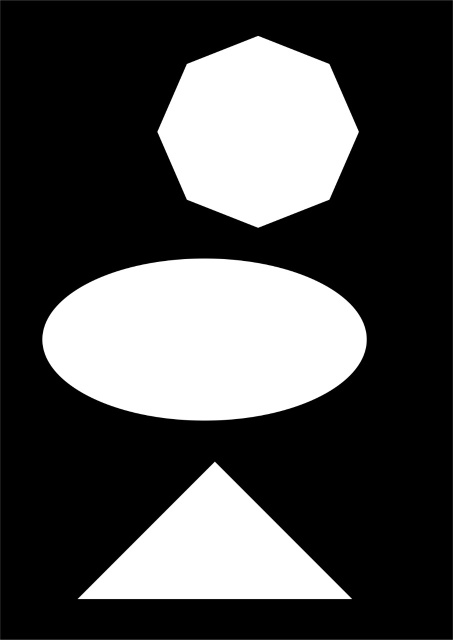
#> input picture campuran.jpeg, 905 x 1280 px, given in place of the camera (shown at 1/2 size)
$ python Shape.py
#> lines starting #> are read from the running program, lines starting #| are printed output that depends on the picture; after the words box and inside, x2 and y2 are one past the last pixel; in counts of white or black regions, pixels touching at a corner belong together; long printed decimals are rounded
#> further down, frame is the input picture: shape (1280, 905, 3); min 0, max 255, mean 77.3

import cv2
import numpy as np
#!rescale saja default 75 persen dari 640x320
def rescale_frame(frame,percent=75):
#> called with percent = 50
    width=int(frame.shape[1]* percent/100)
#> width = 452
    height=int(frame.shape[0]* percent/100)
#> height = 640
    dim = (width,height)
#> dim = (452, 640)
    return cv2.resize(frame,dim,interpolation=cv2.INTER_AREA)
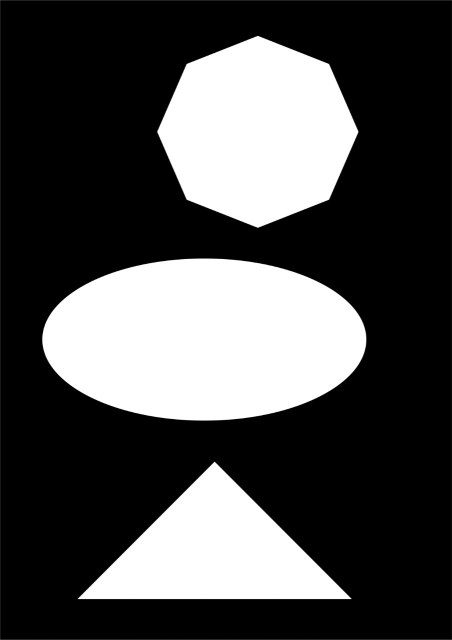
#> returned value: shape (640, 452, 3); min 0, max 255, mean 77.3
##! port webcam di sesuaikan 0 untuk internal dan lainya untuk external
cap = cv2.VideoCapture(2)
while(True):

    _, frame = cap.read()
    image = rescale_frame(frame,percent=50)
    gray = cv2.cvtColor(image, cv2.COLOR_BGR2GRAY)
    ##! nilai 50 dan 400 atur sesuai dengan pencahayaan dan benda yang mau di deteksi
    edged = cv2.Canny(gray, 50, 200)
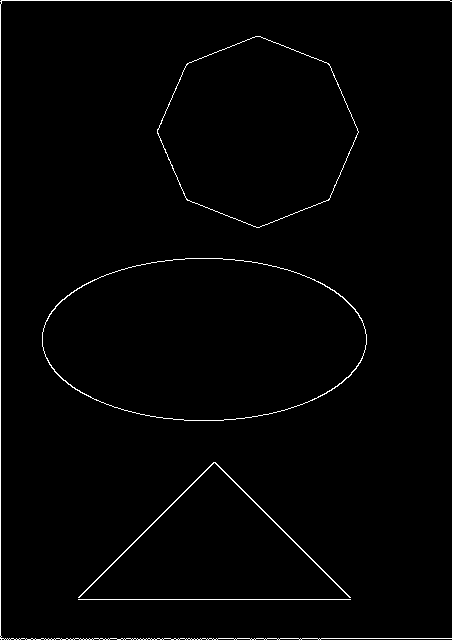
#> edged: shape (640, 452); 1.3% white in thin lines or dots
    contours, hierarchy = cv2.findContours(edged,
        cv2.RETR_EXTERNAL, cv2.CHAIN_APPROX_NONE)
#> contours = 5 contours, 2 with area under 20; largest, box (x1, y1, x2, y2) and area: (42, 258, 367, 421) 41336, (157, 36, 359, 228) 27345, (78, 462, 351, 598) 270
    jumlah = str(len(contours))
#> jumlah = '5'
    print("Number of Contours found = " + jumlah)
#| Number of Contours found = 5
    jumlah=int(jumlah)
#> jumlah = 5
   # print(jumlah)
    ##?perhitungan kontur untuk setiap benda yang terhitung
    for i in range (jumlah):
    ##! perhatikan jika nilai perimeter =0 maka akan muncul error  zero division
        area = cv2.contourArea(contours[i])
        perimeter = cv2.arcLength(contours[i],True)
        TR=(4*np.pi*area)/(perimeter**2)
####? nilai TR ukur sendiri sesuai hasil dari benda dan labeli nama dengan bentuknya masing masing
        if TR<=0.73:
            bentuk='persegi panjang'
        elif TR>0.73:
            bentuk='persegi '
        else:
            bentuk='lainnya'
        print('Nilai Thinnes Ratio : ', TR)
        print('Bentuk benda :',bentuk)
#> this loop made 5 passes
#> (area, perimeter, TR) on passes 2 to 4: (270, 767.7, 0.00576), (41335.5, 828.5, 0.757), (27345, 650.4, 0.812)
#| Nilai Thinnes Ratio :  0.0
#| Nilai Thinnes Ratio :  0.005757
#| Nilai Thinnes Ratio :  0.7568
#| Nilai Thinnes Ratio :  0.8122
#| Nilai Thinnes Ratio :  3.6714362607859766e-06

  #  cv2.imshow('Canny Edges After Contouring', edged)
    result=cv2.drawContours(image, contours, -1, (0, 255, 0), 3)
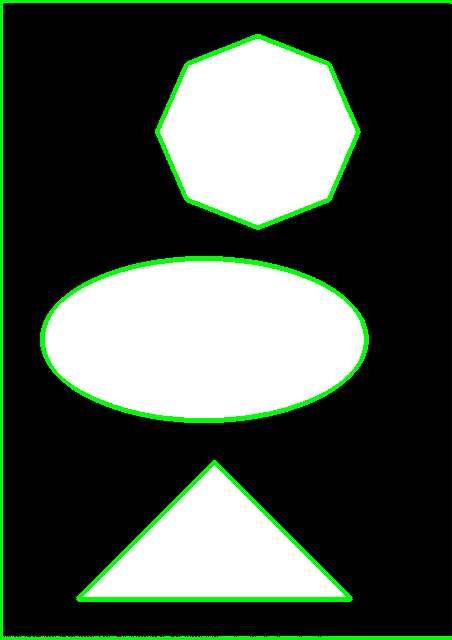
#> result: shape (640, 452, 3); mean B, G, R 73.1, 85.8, 73.1
    cv2.imshow('result', result)
    cv2.imshow('Contours', edged)
    interrupt = cv2.waitKey(10)
#> (key Esc is pressed here)
    if interrupt & 0xFF == 27: # esc key
        break
cv2.waitKey(0)
cv2.destroyAllWindows()

$ run again, on lingkaran.jpeg
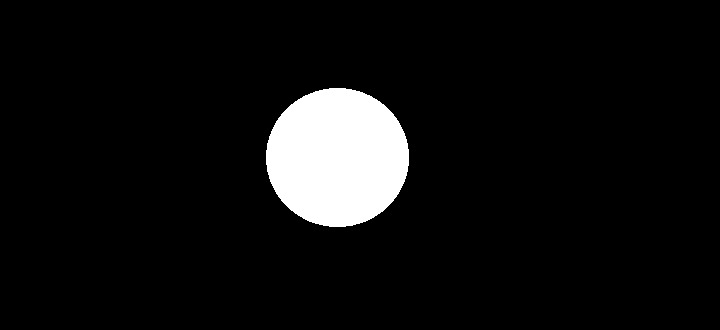
#> input picture lingkaran.jpeg, 720 x 330 px, given in place of the camera
#> frame is the input picture: shape (330, 720, 3); min 0, max 255, mean 16.7
#> `edged = cv2.Canny(gray, 50, 200)`:
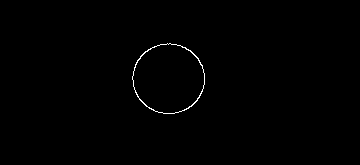
#> edged: shape (165, 360); 0.44% white in thin lines or dots, all inside (x1, y1, x2, y2) = (132, 43, 205, 114)
#> contours = 1 contour; box (x1, y1, x2, y2) and area: (132, 43, 205, 114) 3932
#> `jumlah = str(len(contours))`: jumlah = '1'
#| Number of Contours found = 1
#> `jumlah=int(jumlah)`: jumlah = 1
#> the loop `for i in range (jumlah):` made 1 pass
#> (area, perimeter, TR) on pass 1: (3932.5, 236.2, 0.886)
#> (printed output is left out)
